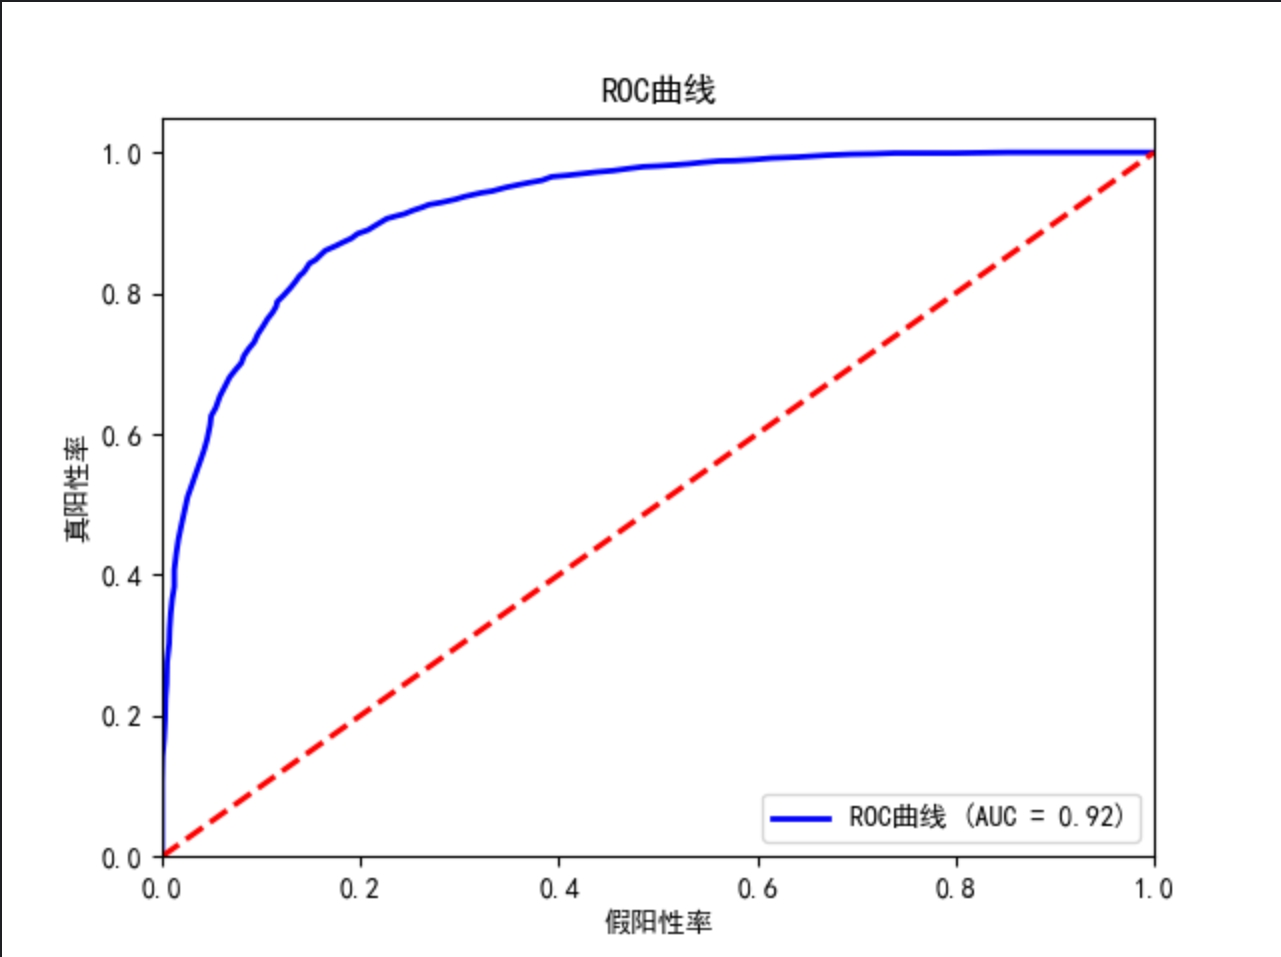

The script that drew this image:
import pandas as pd
from sklearn.model_selection import train_test_split, cross_val_score
from sklearn.ensemble import RandomForestClassifier
from sklearn.metrics import accuracy_score, roc_curve, auc
import matplotlib.pyplot as plt
import matplotlib as mpl
import matplotlib.pyplot as plt

# 设置字体为SimHei（或其他已安装的中文字体）
mpl.rcParams['font.family'] = 'SimHei'  # 替换为你系统中可用的中文字体
mpl.rcParams['axes.unicode_minus'] = False  # 处理负号显示问题
# 读取数据，确保使用正确的函数
data = pd.read_excel('Train_PCA.xlsx')  # 使用 read_excel 读取 Excel 文件

# 分离特征和标签
X = data.iloc[:, 1:12]  # 特征
y = data.iloc[:, 13]     # 标签

# 划分数据集，80%用于训练，20%用于测试（可选）
X_train, X_test, y_train, y_test = train_test_split(X, y, test_size=0.7, random_state=42)

# 创建随机森林分类器实例并训练模型
clf = RandomForestClassifier(random_state=42)

# 使用5折交叉验证评估模型性能
cv_scores = cross_val_score(clf, X_train, y_train, cv=5)

# 输出交叉验证结果
print(f'5折交叉验证得分: {cv_scores}')
print(f'平均得分: {cv_scores.mean():.2f}')

# 在整个训练集上训练模型
clf.fit(X_train, y_train)

# 对训练样本进行预测
y_test_pred = clf.predict(X_test)

# 计算准确率
accuracy = accuracy_score(y_test, y_test_pred)

# 计算ROC曲线和AUC值
fpr, tpr, thresholds = roc_curve(y_test, clf.predict_proba(X_test)[:, 1], pos_label=1)
roc_auc = auc(fpr, tpr)

# 输出结果
print(f'模型准确率: {accuracy:.2f}')
print("训练样本的原始标签向量:")
print(y_train.values)
print("模型对训练样本的标签计算结果:")
print(y_test_pred)
print(f'AUC值: {roc_auc:.2f}')

# 绘制ROC曲线
plt.figure()
plt.plot(fpr, tpr, color='blue', lw=2, label='ROC曲线 (AUC = {:.2f})'.format(roc_auc))
plt.plot([0, 1], [0, 1], color='red', lw=2, linestyle='--')
plt.xlim([0.0, 1.0])
plt.ylim([0.0, 1.05])
plt.xlabel('假阳性率')
plt.ylabel('真阳性率')
plt.title('ROC曲线')
plt.legend(loc='lower right')
plt.show()

# 保存验证集结果到Excel文件
results_df = pd.DataFrame({
    '原始标签': y_test.values,
    '预测标签': y_test_pred
})


results_df.to_excel('train_result_ADAboost.xlsx', index=False, engine='openpyxl')

# 读取数据，确保使用正确的函数
data0 = pd.read_excel('Test_PCA.xlsx')  # 使用 read_excel 读取 Excel 文件

# 分离特征和标签
X0 = data0.iloc[:, 1:12]  # 特征
x0_test = data0.iloc[:, 0]

y0_test_pred = clf.predict(X0)
# 保存预测结果到Excel文件

results_df = pd.DataFrame({
    '原始标签': x0_test,
    '预测标签': y0_test_pred
})
results_df.to_excel('forecast_result_ADAboost.xlsx', index=False, engine='openpyxl')
